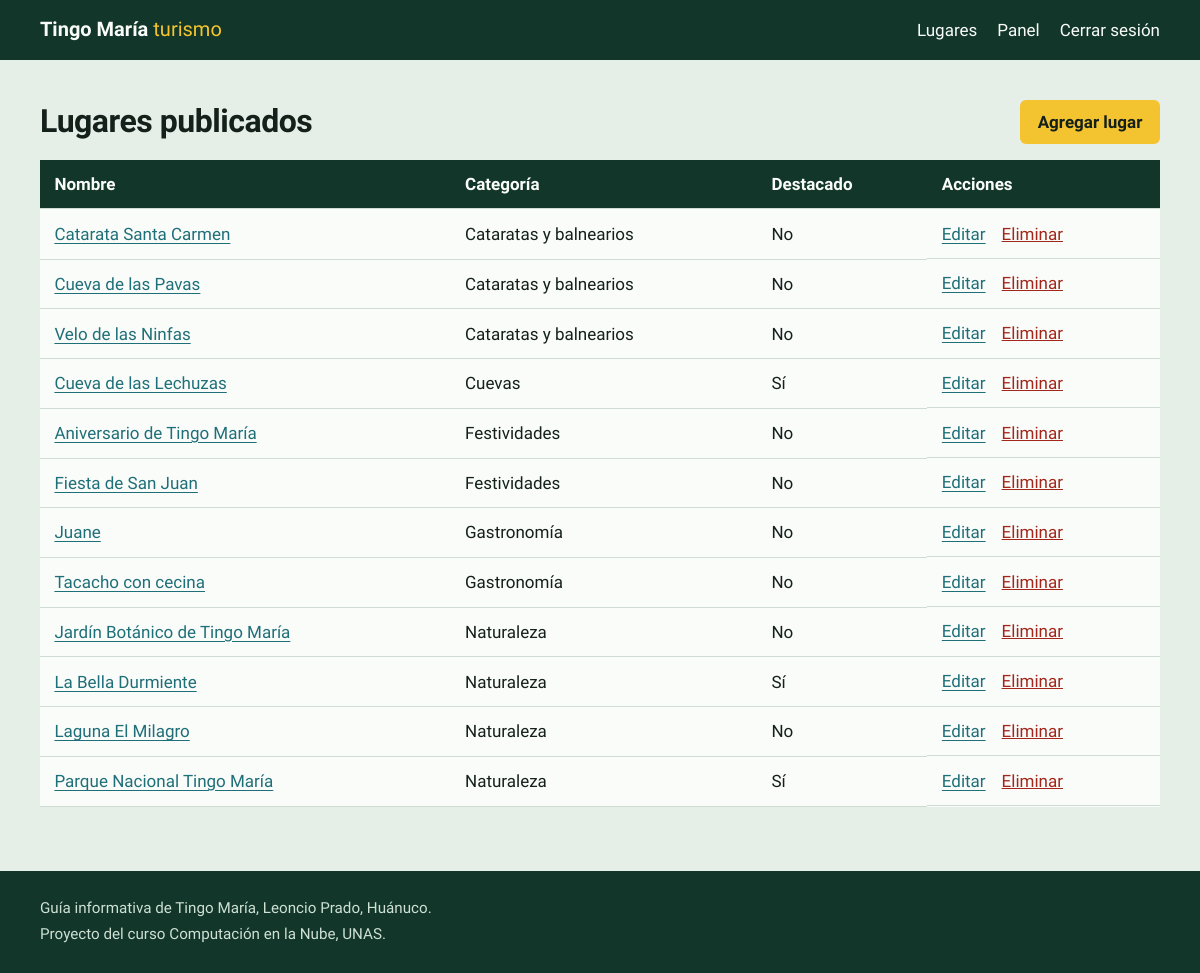
Page /admin/index.php (signed in) on the committed database.
### tables this page shows
CREATE TABLE lugares (
  id              INT UNSIGNED AUTO_INCREMENT PRIMARY KEY,
  categoria_id    INT UNSIGNED NOT NULL,
  nombre          VARCHAR(120) NOT NULL,
  resumen         VARCHAR(255) NOT NULL,
  descripcion     TEXT NOT NULL,
  ubicacion       VARCHAR(200) NOT NULL DEFAULT '',
  recomendaciones TEXT NULL,
  imagen_url      VARCHAR(500) NULL,
  destacado       TINYINT(1) NOT NULL DEFAULT 0,
  creado_en       TIMESTAMP NOT NULL DEFAULT CURRENT_TIMESTAMP,
  CONSTRAINT fk_lugar_categoria FOREIGN KEY (categoria_id) REFERENCES categorias(id)
);

CREATE TABLE categorias (
  id     INT UNSIGNED AUTO_INCREMENT PRIMARY KEY,
  nombre VARCHAR(60) NOT NULL UNIQUE
);

### includes/funciones.php (called while the page is built, shortened)
<?php
require_once __DIR__ . '/db.php';
function e(?string $texto): string
{
    return htmlspecialchars($texto ?? '', ENT_QUOTES, 'UTF-8');
}
function esta_logueado(): bool
{
    return !empty($_SESSION['usuario_id']);
}

### includes/db.php (called while the page is built, shortened)
<?php
function db(): PDO
{
    static $pdo = null;
    if ($pdo === null) {
        $dsn = 'mysql:host=' . DB_HOST . ';dbname=' . DB_NAME . ';charset=utf8mb4';
        try {
            $pdo = new PDO($dsn, DB_USER, DB_PASS, [
                PDO::ATTR_ERRMODE            => PDO::ERRMODE_EXCEPTION,
                PDO::ATTR_DEFAULT_FETCH_MODE => PDO::FETCH_ASSOC,
                PDO::ATTR_EMULATE_PREPARES   => false,
            ]);
        } catch (PDOException $ex) {
            error_log('Error de conexión a la BD: ' . $ex->getMessage());
            http_response_code(500);
            exit('No se pudo conectar a la base de datos. Revisa los datos de config.php.');
        }
    }
    return $pdo;
}

### admin/index.php (the view, shortened to what this page needs)
<?php
require_once __DIR__ . '/../includes/funciones.php';
$lugares = db()->query('SELECT l.id, l.nombre, l.destacado, c.nombre AS categoria
                        FROM lugares l JOIN categorias c ON c.id = l.categoria_id
                        ORDER BY c.nombre, l.nombre')->fetchAll();
$base   = '../';
require __DIR__ . '/../includes/header.php';
?>
<section class="contenedor panel">
    <div class="panel__cabecera">
        <h1>Lugares publicados</h1>
        <a class="boton" href="form.php">Agregar lugar</a>
    </div>
    <?php if (!$lugares): ?>
        <p class="vacio">Todavía no hay lugares. Agrega el primero con el botón de arriba.</p>
    <?php else: ?>
    <div class="tabla-scroll">
        <table class="tabla">
            <thead><tr><th>Nombre</th><th>Categoría</th><th>Destacado</th><th>Acciones</th></tr></thead>
            <tbody>
            <?php foreach ($lugares as $l): ?>
                <tr>
                    <td><a href="../lugar.php?id=<?= (int) $l['id'] ?>"><?= e($l['nombre']) ?></a></td>
                    <td><?= e($l['categoria']) ?></td>
                    <td><?= $l['destacado'] ? 'Sí' : 'No' ?></td>
                    <td class="tabla__acciones">
                        <a href="form.php?id=<?= (int) $l['id'] ?>">Editar</a>
                        <form method="post" action="eliminar.php"
                              onsubmit="return confirm('¿Eliminar este lugar? No se puede deshacer.');">
                            <button class="enlace-peligro" type="submit">Eliminar</button>
                        </form>
                    </td>
                </tr>
            <?php endforeach; ?>
            </tbody>
        </table>
    </div>
    <?php endif; ?>
</section>
<?php require __DIR__ . '/../includes/footer.php'; ?>

### includes/header.php (shortened to what this page needs)
<?php
$base   = $base ?? '';
?>
<!DOCTYPE html>
<html lang="es">
<head>
    <link rel="stylesheet" href="<?= $base ?>assets/css/estilos.css">
</head>
<body>
<header class="barra">
    <div class="contenedor barra__fila">
        <a class="marca" href="<?= $base ?>index.php">Tingo María <span>turismo</span></a>
        <nav class="barra__nav" aria-label="Principal">
            <a href="<?= $base ?>index.php">Lugares</a>
            <?php if (esta_logueado()): ?>
                <a href="<?= $base ?>admin/index.php">Panel</a>
                <a href="<?= $base ?>admin/logout.php">Cerrar sesión</a>
            <?php else: ?>
                <a href="<?= $base ?>admin/login.php">Administrar</a>
            <?php endif; ?>
        </nav>
    </div>
</header>
<main>

### includes/footer.php
</main>
<footer class="pie">
    <div class="contenedor">
        <p>Guía informativa de Tingo María, Leoncio Prado, Huánuco.</p>
        <p>Proyecto del curso Computación en la Nube, UNAS.</p>
    </div>
</footer>
</body>
</html>

### assets/css/estilos.css (style rules this page uses)
:root { --selva: #12372a; --rio: #1f6f78; --niebla: #e6eee8; --papel: #fafcfa; --guacamayo: #f4c430; --tinta: #14201a; --tinta-suave: #4b5a52; --peligro: #a3261b; --fuente: "Bricolage Grotesque", "Segoe UI", "Helvetica Neue", Arial, sans-serif; }
*, *::before, *::after { box-sizing: border-box; }
body { margin: 0; font-family: var(--fuente); font-size: 1.0625rem; line-height: 1.55; color: var(--tinta); background: var(--niebla); }
a { color: var(--rio); text-underline-offset: 0.18em; }
h1, h2 { line-height: 1.1; margin: 0 0 0.5rem; letter-spacing: -0.015em; }
p { margin: 0 0 0.75rem; }
.contenedor { width: min(1120px, 100% - 2.5rem); margin-inline: auto; }
.barra { background: var(--selva); color: var(--papel); }
.barra__fila { display: flex; flex-wrap: wrap; gap: 0.5rem 1.5rem; align-items: center; justify-content: space-between; padding-block: 0.9rem; }
.marca { color: var(--papel); font-weight: 800; font-size: 1.25rem; text-decoration: none; }
.marca span { font-weight: 400; color: var(--guacamayo); }
.barra__nav { display: flex; flex-wrap: wrap; gap: 1.25rem; }
.barra__nav a { color: var(--papel); text-decoration: none; }
input, select, textarea, button { font: inherit; color: inherit; }
.buscador button, .boton { display: inline-block; padding: 0.55rem 1.1rem; border: 0; border-radius: 6px; cursor: pointer; background: var(--guacamayo); color: var(--tinta); font-weight: 700; text-decoration: none; }
.panel { padding-block: 2.5rem 4rem; }
.panel h1 { font-size: 2rem; font-weight: 800; margin-bottom: 1.2rem; }
.panel__cabecera { display: flex; flex-wrap: wrap; gap: 1rem; justify-content: space-between; align-items: center; margin-bottom: 1rem; }
.panel__cabecera h1 { margin: 0; }
.tabla-scroll { overflow-x: auto; }
.tabla { width: 100%; border-collapse: collapse; background: var(--papel); }
.tabla th, .tabla td { text-align: left; padding: 0.7rem 0.9rem; border-bottom: 1px solid #cfdcd3; }
.tabla th { background: var(--selva); color: var(--papel); font-weight: 600; }
.tabla__acciones { display: flex; gap: 1rem; align-items: baseline; white-space: nowrap; }
.tabla__acciones form { margin: 0; }
.enlace-peligro { background: none; border: 0; padding: 0; color: var(--peligro); text-decoration: underline; cursor: pointer; }
.pie { background: var(--selva); color: #cfe0d5; padding-block: 1.5rem; font-size: 0.95rem; }
.pie p { margin: 0.15rem 0; }
body { min-height: 100vh; display: flex; flex-direction: column; }
main { flex: 1; }

### rows in the picture
lugares: nombre "Catarata Santa Carmen", categoria.nombre "Cataratas y balnearios", destacado "No"
lugares: nombre "Cueva de las Pavas", categoria.nombre "Cataratas y balnearios", destacado "No"
lugares: nombre "Velo de las Ninfas", categoria.nombre "Cataratas y balnearios", destacado "No"
lugares: nombre "Cueva de las Lechuzas", categoria.nombre "Cuevas", destacado "Sí"
lugares: nombre "Aniversario de Tingo María", categoria.nombre "Festividades", destacado "No"
lugares: nombre "Fiesta de San Juan", categoria.nombre "Festividades", destacado "No"
lugares: nombre "Juane", categoria.nombre "Gastronomía", destacado "No"
lugares: nombre "Tacacho con cecina", categoria.nombre "Gastronomía", destacado "No"
lugares: nombre "Jardín Botánico de Tingo María", categoria.nombre "Naturaleza", destacado "No"
lugares: nombre "La Bella Durmiente", categoria.nombre "Naturaleza", destacado "Sí"
lugares: nombre "Laguna El Milagro", categoria.nombre "Naturaleza", destacado "No"
lugares: nombre "Parque Nacional Tingo María", categoria.nombre "Naturaleza", destacado "Sí"
